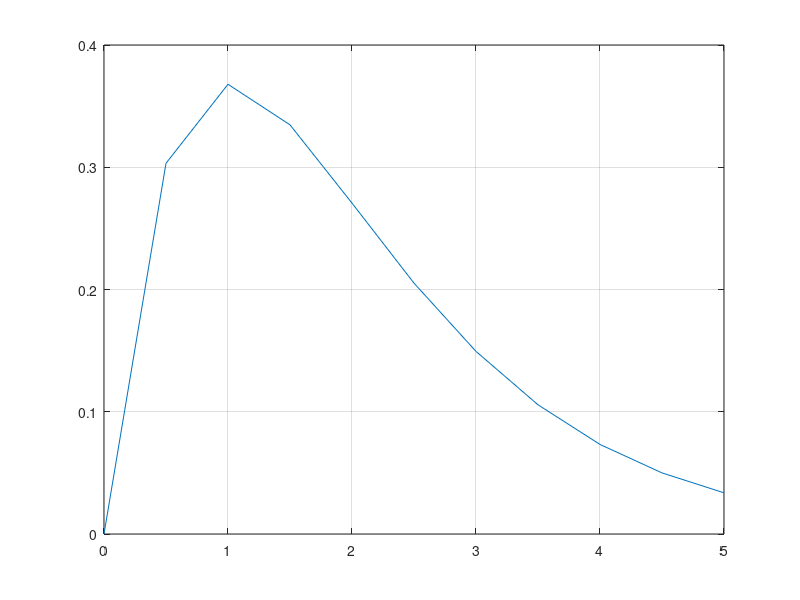

The MATLAB source for this figure:
% Practice 2 정서진(2024112396)

fprintf('[Prob 2-1]\n')

%1-(1)
x = [(sqrt(5.2))^3, 6.71 * 10^3, (3 + 5.1^2) * cosd(53), 15.8, 90^(1/3), sin(pi/3)/tand(20)]
% sqrt(5.2^3) 도 상관없음. 

%1-(2)
vA = [1:3:34]
% vB = vA(1, 1:5)
% vB(1, 6:9) = vA(1, 9:12)
%위의 방식은 내가 작성했던 것이지만, 비효율적

%아래와 같은 방법들을 사용하는 것이 효과적
vB = [vA(1:5) vA(9:12)]
vB = vA([1:5 9:12])
vA(6:8) = []

pause

fprintf('[Prob 2-2]\n')

%2-(1)
A = [5 2 4; 2 7 -3; 6 -10 0] 
B = [11 5 -3; 0 -12 4; 2 6 1]
C = [7 14 1; 10 3 -2; 8 -5 9]

%2-(2)
E = A * B
F = B * A
G = E - F

%2-(3)
LHS = (A * B * C)'
LHS2 = transpose(A * B * C)
RHS = C' * B' * A'
RHS2 = transpose(C) * transpose(B) * transpose(A)
% transpose함수와 '와 다른 것은 실수부와 함수부를 함께 변환 하는 차이 

LHS - RHS
LHS2 - RHS2

pause

fprintf('[Prob 2-3]\n')

%3-(1)
X1 = inv(A) * B

%3-(2)
X2 = A\B

%3-(3)
Z = X1 - X2

pause

fprintf('[Prob 2-4]\n')

%4-(1)
x = [0:0.5:5];

%4-(2)
y = x.* exp(-x);
%행렬이기 때문에 그냥 x * exp(-x)라고 작성하면 문제 발생. 때문에 성분별 연산을 해주어야함. 

%4-(3)
y(1)
y(6)

%4-(4)
plot(x, y), grid on;

pause